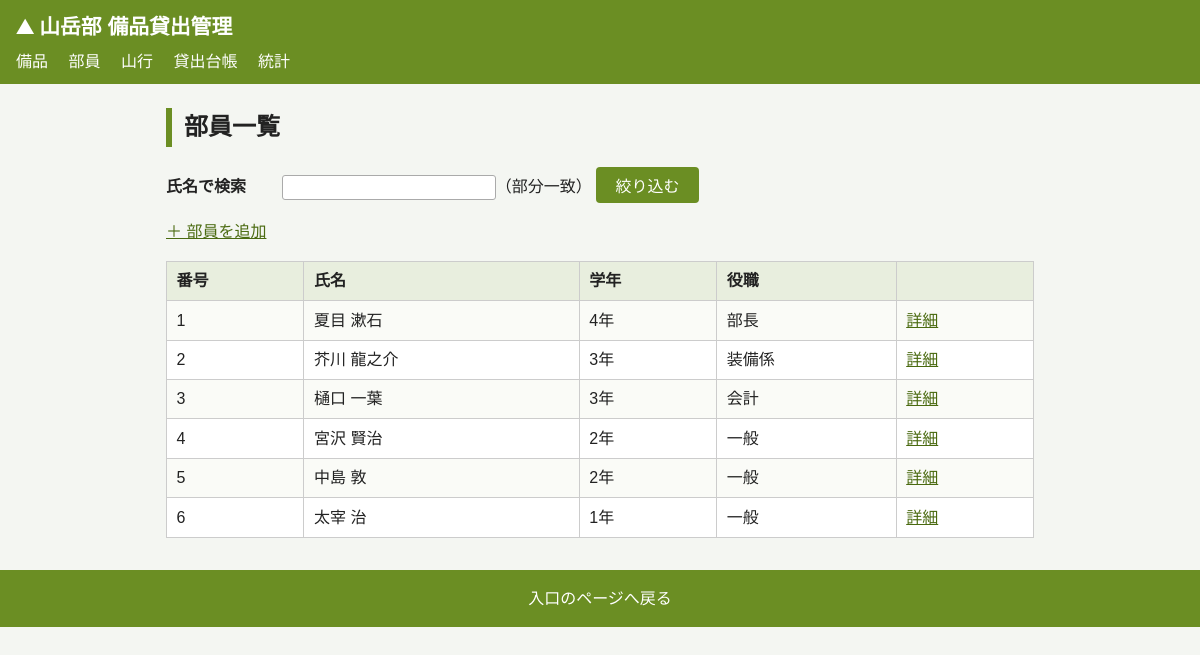
/members, run on the app's committed database.
### tables this page shows
CREATE TABLE members (              -- 部員
  member_id   INTEGER PRIMARY KEY,
  name        TEXT NOT NULL,
  grade       INTEGER,
  role        TEXT,
  phone       TEXT,                 -- 先頭0や記号を保持するため文字列
  email       TEXT
);

### app.py (the view)
@app.route('/members')
def members_list() -> str:
    cur = get_db().cursor()
    m_list = cur.execute(
        'SELECT member_id, name, grade, role FROM members '
        'ORDER BY member_id').fetchall()
    return render_template('members_list.html', m_list=m_list, keyword='')

### app.py (called while the page is built)
def get_db() -> sqlite3.Connection:
    db = getattr(g, '_database', None)
    if db is None:
        db = g._database = sqlite3.connect(DATABASE)
        db.execute('PRAGMA foreign_keys = ON')  # 外部キー制約を有効化
        db.row_factory = sqlite3.Row            # カラム名でアクセスできるよう設定
    return db

@app.teardown_appcontext
def close_connection(exception: Optional[BaseException]) -> None:
    db = getattr(g, '_database', None)
    if db is not None:
        db.close()

### templates/members_list.html (shortened to what this page needs)
{% extends 'layout.html' %}
{% block content %}
<h2>部員一覧</h2>
<form method="POST" action="{{ url_for('members_list_filtered') }}">
  <p><label>氏名で検索</label>
    <input type="text" name="keyword" value="{{ keyword }}">（部分一致）
    <input type="submit" value="絞り込む"></p>
</form>
<p><a href="{{ url_for('members_add') }}">＋ 部員を追加</a></p>
<table>
  <tr><th>番号</th><th>氏名</th><th>学年</th><th>役職</th><th></th></tr>
  {% for m in m_list %}
  <tr>
    <td>{{ m.member_id }}</td>
    <td>{{ m.name }}</td>
    <td>{% if m.grade %}{{ m.grade }}年{% endif %}</td>
    <td>{{ m.role }}</td>
    <td><a href="{{ url_for('members_detail', id=m.member_id) }}">詳細</a></td>
  </tr>
  {% else %}
  <tr><td colspan="5">該当する部員はありません。</td></tr>
  {% endfor %}
</table>
{% endblock %}

### static/style.css (style rules this page uses)
* { box-sizing: border-box; }
body { font-family: "Hiragino Sans", "Yu Gothic", "Meiryo", sans-serif; margin: 0; color: #222; background: #f4f6f2; line-height: 1.6; }
h2 { border-left: 6px solid #6b8e23; padding-left: 0.5em; }
table { border-collapse: collapse; width: 100%; background: #fff; margin: 1em 0; }
th, td { border: 1px solid #ccc; padding: 0.4em 0.6em; text-align: left; }
th { background: #e8eede; }
tr:nth-child(even) td { background: #fafbf7; }
a { color: #4a6a10; }
form p { margin: 0.6em 0; }
label { display: inline-block; min-width: 7em; font-weight: bold; }
input[type=text], input[type=email], select { padding: 0.3em; border: 1px solid #aaa; border-radius: 3px; min-width: 16em; }
input[type=submit], button { padding: 0.4em 1.2em; background: #6b8e23; color: #fff; border: none; border-radius: 4px; cursor: pointer; font-size: 1em; }

### data on the page
members: member_id "1", name "夏目 漱石", grade "4", role "部長"
members: member_id "2", name "芥川 龍之介", grade "3", role "装備係"
members: member_id "3", name "樋口 一葉", grade "3", role "会計"
members: member_id "4", name "宮沢 賢治", grade "2", role "一般"
members: member_id "5", name "中島 敦", grade "2", role "一般"
members: member_id "6", name "太宰 治", grade "1", role "一般"
